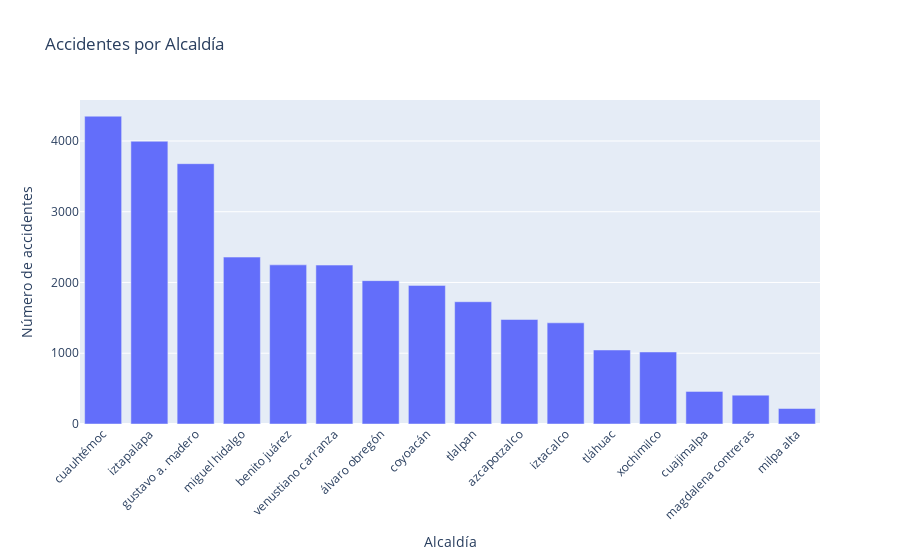

Write notebook code for a chart like this one.
### Markdown cell above
- Claros picos de accidentes a las **8:00 AM** y entre las **16:00 y 19:00 hrs**, correspondientes a las horas pico del tránsito.

### Code cell
# Gráfico de accidentes por alcaldía

# Cuenta la cantidad de accidentes por alcaldía
conteo_alcaldias = df['alcaldia'].value_counts()

# Crea gráfico de barras con nombres de alcaldías en el eje X
fig = px.bar(
    x=conteo_alcaldias.index,
    y=conteo_alcaldias.values,
    title="Accidentes por Alcaldía",
    labels={'x': 'Alcaldía', 'y': 'Número de accidentes'}
)

# Ajusta títulos de ejes y gira etiquetas del eje X para mejor lectura
fig.update_layout(
    xaxis_title='Alcaldía',
    yaxis_title='Número de accidentes',
    xaxis_tickangle=-45
)

# Muestra el gráfico
fig.show()

### Figure 1 — Plotly figure (JSON) as saved in the notebook; plotly's stock layout.template omitted (floating-point values rounded to 4 significant figures)
{"data": [{"hovertemplate": "Alcaldía=%{x}<br>Número de accidentes=%{y}<extra></extra>", "legendgroup": "", "marker": {"color": "#636efa", "pattern": {"shape": ""}}, "name": "", "orientation": "v", "showlegend": false, "textposition": "auto", "type": "bar", "x": ["cuauhtémoc", "iztapalapa", "gustavo a. madero", "miguel hidalgo", "benito juárez", "venustiano carranza", "álvaro obregón", "coyoacán", "tlalpan", "azcapotzalco", "iztacalco", "tláhuac", "xochimilco", "cuajimalpa", "magdalena contreras", "milpa alta"], "xaxis": "x", "y": [4350, 3996, 3679, 2359, 2249, 2246, 2026, 1959, 1728, 1477, 1430, 1046, 1018, 461, 408, 219], "yaxis": "y"}], "layout": {"barmode": "relative", "legend": {"tracegroupgap": 0}, "title": {"text": "Accidentes por Alcaldía"}, "xaxis": {"anchor": "y", "domain": [0, 1], "tickangle": -45, "title": {"text": "Alcaldía"}}, "yaxis": {"anchor": "x", "domain": [0, 1], "title": {"text": "Número de accidentes"}}}}
